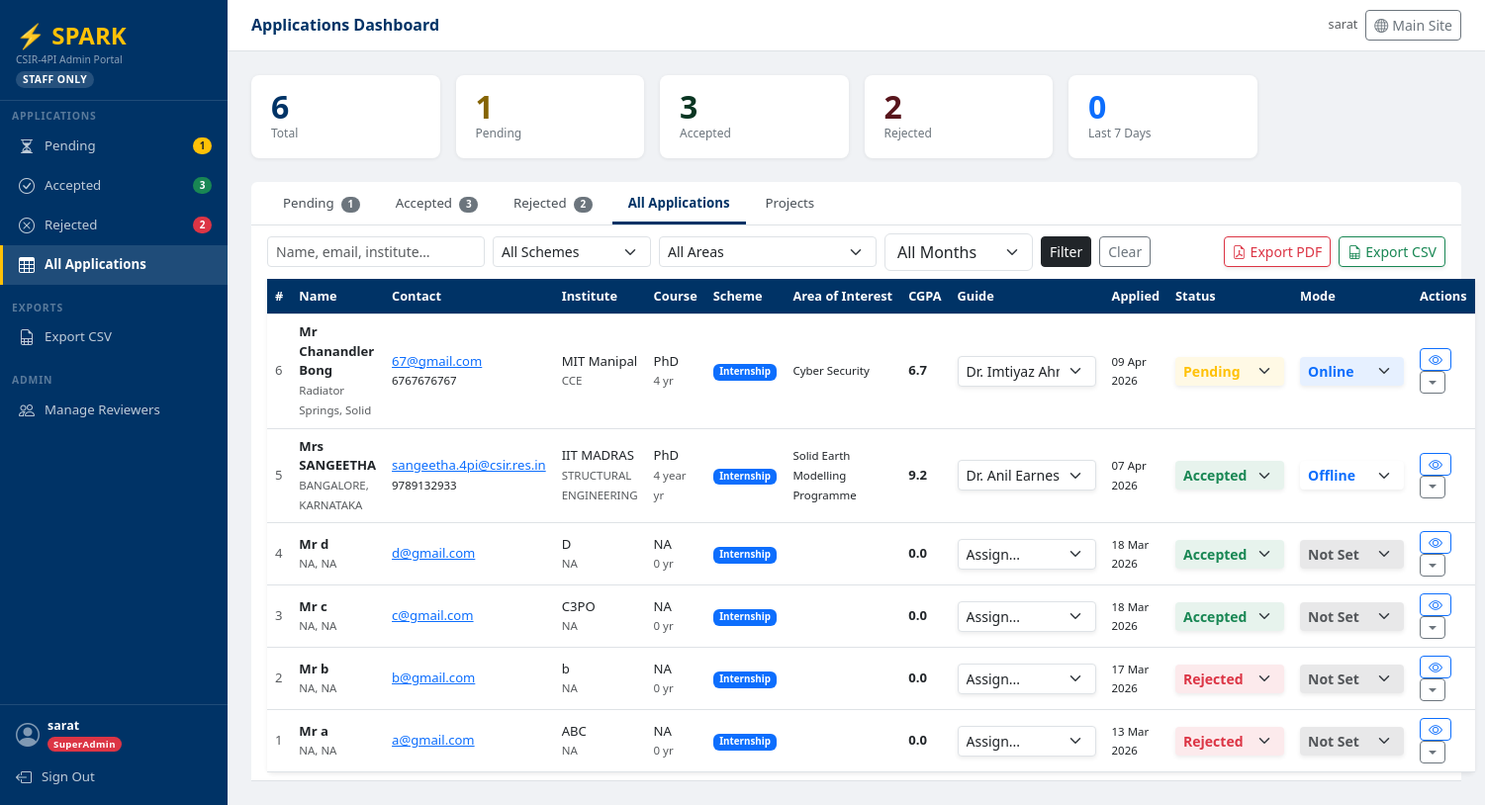
Page /dashboard/?tab=all (signed in) on the committed database.
### applications/models.py (models this page shows, shortened)
class Application(models.Model):
    title       = models.CharField(max_length=5, choices=TITLE_CHOICES, default='Mr')
    full_name   = models.CharField(max_length=200)
    dob         = models.DateField()
    gender      = models.CharField(max_length=10)
    nationality = models.CharField(max_length=100, default='Indian')
    address     = models.TextField()
    city        = models.CharField(max_length=100)
    state       = models.CharField(max_length=100)
    pincode     = models.CharField(max_length=10)
    email       = models.EmailField()
    phone       = models.CharField(max_length=20)
    mobile      = models.CharField(max_length=20)
    course_name         = models.CharField(max_length=200)
    course_other        = models.CharField(max_length=200, blank=True)
    specialization      = models.CharField(max_length=200)
    institute_category  = models.CharField(max_length=50, blank=True)
    institute_name      = models.CharField(max_length=200)
    department          = models.CharField(max_length=200)
    institute_address   = models.TextField()
    course_duration     = models.CharField(max_length=20)
    cgpa                = models.FloatField()
    tenth_percentage    = models.FloatField()
    twelfth_percentage  = models.FloatField()
    highest_degree      = models.CharField(max_length=200)
    prev_specialization = models.CharField(max_length=200, blank=True)
    prev_institute_category = models.CharField(max_length=50, blank=True)
    prev_institute      = models.CharField(max_length=200, blank=True)
    prev_department     = models.CharField(max_length=200, blank=True)
    prev_institute_address = models.TextField(blank=True)
    prev_cgpa           = models.FloatField(null=True, blank=True)
    scheme              = models.CharField(max_length=30, choices=SCHEME_CHOICES, default='Internship')
    internship_from     = models.DateField(null=True, blank=True)
    internship_to       = models.DateField(null=True, blank=True)
    duration_months     = models.PositiveSmallIntegerField(null=True, blank=True)
    area_of_interest    = models.CharField(max_length=200)
    area_other          = models.CharField(max_length=200, blank=True)
    guide_name          = models.CharField(max_length=200)
    guide_designation   = models.CharField(max_length=200)
    guide_department    = models.CharField(max_length=200)
    guide_email         = models.EmailField()
    guide_phone         = models.CharField(max_length=20)
    csir_guide_name     = models.CharField(max_length=200, blank=True)
    project_interest    = models.TextField(blank=True)
    statement           = models.TextField()
    experience          = models.TextField(blank=True)
    other_info          = models.TextField(blank=True)
    resume = models.FileField(upload_to='resumes/', null=True, blank=True)
    status      = models.CharField(max_length=20, choices=APPLICATION_STATUS_CHOICES, default='Pending')
    admin_notes = models.TextField(blank=True, null=True)
    reviewed_by = models.ForeignKey(User, on_delete=models.SET_NULL, null=True, blank=True, related_name='reviewed_apps')
    reviewed_at = models.DateTimeField(null=True, blank=True)
    created_at = models.DateTimeField(auto_now_add=True)
    attendance_mode = models.CharField(max_length=20, null=True, blank=True)

### applications/portal_views.py (the view)
    def wrapper(request, *args, **kwargs):
        if not request.user.is_authenticated:
            return redirect(f'/login/?next={request.path}')
        try:
            is_portal_staff(request.user)
        except PermissionDenied:
            return render(request, 'portal/403.html', status=403)
        return view_func(request, *args, **kwargs)

### applications/templates/dashboard.html (shortened to what this page needs)
{% extends "portal/base_portal.html" %}
{% block page_title %}Applications Dashboard{% endblock %}
{% block content %}
<div class="row g-3 mb-4">
  <div class="col-6 col-md-3 col-xl-2">
    <a href="?tab=all" class="stat-card-link">
      <div class="stat-card">
        <div class="num" style="color:#003366;">{{ stats.total }}</div>
        <div class="lbl">Total</div>
      </div>
    </a>
  </div>
  <div class="col-6 col-md-3 col-xl-2">
    <a href="?tab=pending" class="stat-card-link">
      <div class="stat-card">
        <div class="num" style="color:#856404;">{{ stats.pending }}</div>
        <div class="lbl">Pending</div>
      </div>
    </a>
  </div>
  <div class="col-6 col-md-3 col-xl-2">
    <a href="?tab=accepted" class="stat-card-link">
      <div class="stat-card">
        <div class="num" style="color:#0a3622;">{{ stats.accepted }}</div>
        <div class="lbl">Accepted</div>
      </div>
    </a>
  </div>
  <div class="col-6 col-md-3 col-xl-2">
    <a href="?tab=rejected" class="stat-card-link">
      <div class="stat-card">
        <div class="num" style="color:#58151c;">{{ stats.rejected }}</div>
        <div class="lbl">Rejected</div>
      </div>
    </a>
  </div>
  <div class="col-6 col-md-3 col-xl-2">
    <div class="stat-card">
      <div class="num" style="color:#0d6efd;">{{ stats.recent }}</div>
      <div class="lbl">Last 7 Days</div>
    </div>
  </div>
</div>
<div class="bg-white rounded-top border-bottom mb-0">
  <ul class="nav portal-tabs px-3 pt-1" style="gap:4px;">
    {% for tab_id, tab_label in tab_items %}
    <li class="nav-item">
      <a class="nav-link {% if active_tab == tab_id %}active{% endif %}"
         href="?tab={{ tab_id }}">
        {{ tab_label }}
        {% if tab_id == 'pending'  %}<span class="badge rounded-pill {% if active_tab == 'pending' %}bg-warning text-dark{% else %}bg-secondary{% endif %} ms-1">{{ stats.pending }}</span>{% endif %}
        {% if tab_id == 'accepted' %}<span class="badge rounded-pill {% if active_tab == 'accepted' %}bg-success{% else %}bg-secondary{% endif %} ms-1">{{ stats.accepted }}</span>{% endif %}
        {% if tab_id == 'rejected' %}<span class="badge rounded-pill {% if active_tab == 'rejected' %}bg-danger{% else %}bg-secondary{% endif %} ms-1">{{ stats.rejected }}</span>{% endif %}
      </a>
    </li>
    {% endfor %}
  </ul>
</div>
{% if active_tab != 'projects' %}
  <div class="bg-white border-bottom px-3 py-2 d-flex flex-wrap gap-2 align-items-center">
    <form method="GET" class="d-flex flex-wrap gap-2 align-items-center flex-grow-1" id="filterForm">
      <input type="text" name="q" class="form-control form-control-sm" style="max-width:220px;"
             placeholder="Name, email, institute…" value="{{ q }}">
      <select name="scheme" class="form-select form-select-sm" style="max-width:160px;">
        <option value="">All Schemes</option>
      </select>
      <select name="area" class="form-select form-select-sm" style="max-width:220px;">
        <option value="">All Areas</option>
      </select>
      <select name="month" class="form-select" style="max-width: 150px;">
        <option value="">All Months</option>
      </select>
      <button class="btn btn-sm btn-dark">Filter</button>
      <a href="?tab={{ active_tab }}" class="btn btn-sm btn-outline-secondary">Clear</a>
    </form>
    <div class="ms-auto d-flex gap-2">
    <a href="/portal/export/pdf/?tab={{ active_tab }}&q={{ q }}&scheme={{ scheme }}&area={{ area }}&month={{ month }}"
       class="btn btn-sm btn-outline-danger shadow-sm">
      <i class="bi bi-file-earmark-pdf me-1"></i>Export PDF
    </a>
    <a href="/portal/export/csv/?tab={{ active_tab }}&q={{ q }}&scheme={{ scheme }}&area={{ area }}"
       class="btn btn-sm btn-outline-success shadow-sm">
      <i class="bi bi-file-earmark-spreadsheet me-1"></i>Export CSV
    </a>
  </div>
  <div class="bg-white rounded-bottom shadow-sm">
    <div class="table-responsive" style="min-height: 225px;">
      <table class="table table-hover portal-table mb-0">
        <thead>
          <tr>
            <th style="width:2rem">#</th>
            <th>Name</th>
            <th>Contact</th>
            <th>Institute</th>
            <th>Course</th>
            <th>Scheme</th>
            <th>Area of Interest</th>
            <th>CGPA</th>
            <th>Guide</th>
            <th>Applied</th>
            <th>Status</th>
            <th>Mode</th>
            <th style="width:90px;">Actions</th>
          </tr>
        </thead>
        <tbody>
          {% for app in page_obj %}
          <tr onclick="window.location='/portal/application/{{ app.id }}/'">
            <td class="text-muted">{{ app.id }}</td>
            <td>
              <strong>{{ app.title }} {{ app.full_name }}</strong><br>
              <small class="text-muted">{{ app.city }}, {{ app.state }}</small>
            </td>
            <td>
              <a href="mailto:{{ app.email }}" onclick="event.stopPropagation()">{{ app.email }}</a><br>
              <small>{{ app.mobile }}</small>
            </td>
            <td>{{ app.institute_name }}<br><small class="text-muted">{{ app.department }}</small></td>
            <td>{{ app.course_name }}<br><small class="text-muted">{{ app.course_duration }} yr</small></td>
            <td>
              {% if app.scheme == 'Internship' %}<span class="badge bg-primary">Internship</span>
              {% else %}<span class="badge bg-secondary">Project/Thesis</span>{% endif %}
            </td>
            <td><small>{{ app.area_of_interest }}</small></td>
            <td class="fw-bold">{{ app.cgpa }}</td>
            <td onclick="event.stopPropagation()">
            <form method="POST">
              <select name="guide" class="form-select form-select-sm shadow-sm" onchange="this.form.submit()" style="min-width: 140px;">
                <option value="">Assign...</option>
                {% for guide in guides %}
                  <option value="{{ guide }}" {% if app.csir_guide_name == guide %}selected{% endif %}>
                    {{ guide }}
                  </option>
                {% endfor %}
              </select>
            </form>
          </td>
            <td><small>{{ app.created_at|date:"d M Y" }}</small></td>
            <td onclick="event.stopPropagation()">
              <form method="POST">
                <select name="status" class="form-select form-select-sm shadow-sm border-0 fw-bold
                  {% if app.status == 'Pending' %}text-warning bg-warning bg-opacity-10
                  {% elif app.status == 'Accepted' %}text-success bg-success bg-opacity-10
                  {% else %}text-danger bg-danger bg-opacity-10{% endif %}"
                  onchange="this.form.submit()" style="min-width: 110px;">
                  <option value="Pending" class="text-dark" {% if app.status == 'Pending' %}selected{% endif %}>Pending</option>
                  <option value="Accepted" class="text-dark" {% if app.status == 'Accepted' %}selected{% endif %}>Accepted</option>
                  <option value="Rejected" class="text-dark" {% if app.status == 'Rejected' %}selected{% endif %}>Rejected</option>
                </select>
              </form>
            </td>
            <td onclick="event.stopPropagation()">
              <form method="POST">
                <select name="attendance_mode" class="form-select form-select-sm shadow-sm border-0 fw-bold
                  {% if app.attendance_mode == 'Online' %}text-primary bg-primary bg-opacity-10
                  {% elif app.attendance_mode == 'Offline' %}text-primary bg-none bg-opacity-10
                  {% else %}text-muted shadow-sm border-0 fw-bold bg-dark bg-opacity-10{% endif %}"
                  onchange="this.form.submit()" style="min-width: 105px;">
                  <option value="" class="text-dark">Not Set</option>
                  <option value="Online" class="text-dark" {% if app.attendance_mode == 'Online' %}selected{% endif %}>Online</option>
                  <option value="Offline" class="text-dark" {% if app.attendance_mode == 'Offline' %}selected{% endif %}>Offline</option>
                </select>
              </form>
            </td>
            <td onclick="event.stopPropagation()">
              <a href="/portal/application/{{ app.id }}/" class="btn btn-sm btn-outline-primary py-0 px-2">
                <i class="bi bi-eye"></i>
              </a>
              <div class="dropdown d-inline-block">
                <button class="btn btn-sm btn-outline-secondary py-0 px-2 dropdown-toggle dropdown-toggle-split" data-bs-toggle="dropdown" data-bs-boundary="window"></button>
              </div>
            </td>
          </tr>
          {% endfor %}
        </tbody>
      </table>
    </div>
  </div>
{% endif %}
{% endblock %}

### applications/templates/portal/base_portal.html (shortened to what this page needs)
<!DOCTYPE html>
<html lang="en">
<head>
  <link href="https://cdn.jsdelivr.net/npm/bootstrap@5.3.0/dist/css/bootstrap.min.css" rel="stylesheet">
  <link href="https://cdn.jsdelivr.net/npm/bootstrap-icons@1.11.0/font/bootstrap-icons.css" rel="stylesheet">
</head>
<body>
<div id="sidebar">
  <div class="sidebar-brand">
    <div class="spark">⚡ SPARK</div>
    <div class="sub">CSIR-4PI Admin Portal</div>
    <div class="portal-badge">STAFF ONLY</div>
  </div>
  <div class="sidebar-section">Applications</div>
  {% with p=request.path tab=request.GET.tab %}
  <a href="/portal/dashboard/?tab=pending"
     class="sidebar-link {% if 'dashboard' in p and tab == 'pending' or 'dashboard' in p and not tab %}active{% endif %}">
    <i class="bi bi-hourglass-split"></i> Pending
    {% if stats.pending %}<span class="badge rounded-pill bg-warning text-dark ms-auto">{{ stats.pending }}</span>{% endif %}
  </a>
  <a href="/portal/dashboard/?tab=accepted"
     class="sidebar-link {% if 'dashboard' in p and tab == 'accepted' %}active{% endif %}">
    <i class="bi bi-check-circle"></i> Accepted
    {% if stats.accepted %}<span class="badge rounded-pill bg-success ms-auto">{{ stats.accepted }}</span>{% endif %}
  </a>
  <a href="/portal/dashboard/?tab=rejected"
     class="sidebar-link {% if 'dashboard' in p and tab == 'rejected' %}active{% endif %}">
    <i class="bi bi-x-circle"></i> Rejected
    {% if stats.rejected %}<span class="badge rounded-pill bg-danger ms-auto">{{ stats.rejected }}</span>{% endif %}
  </a>
  <a href="/portal/dashboard/?tab=all"
     class="sidebar-link {% if 'dashboard' in p and tab == 'all' %}active{% endif %}">
    <i class="bi bi-table"></i> All Applications
  </a>
  <div class="sidebar-section mt-2">Exports</div>
  <a href="/portal/export/csv/" class="sidebar-link">
    <i class="bi bi-file-earmark-spreadsheet"></i> Export CSV
  </a>
  {% if user.is_superuser %}
  <div class="sidebar-section mt-2">Admin</div>
  <a href="/portal/users/"
     class="sidebar-link {% if 'users' in p %}active{% endif %}">
    <i class="bi bi-people"></i> Manage Reviewers
  </a>
  {% endif %}
  {% endwith %}
  <div class="sidebar-footer">
    <div class="d-flex align-items-center gap-2 mb-2">
      <i class="bi bi-person-circle fs-4"></i>
      <div>
        <div class="user-name">{{ user.get_full_name|default:user.username }}</div>
        <div>
          {% if user.is_superuser %}
            <span class="role-badge role-superadmin">SuperAdmin</span>
          {% else %}
            <span class="role-badge role-reviewer">Reviewer</span>
          {% endif %}
        </div>
      </div>
    </div>
    <a href="/portal/logout/" class="sidebar-link px-0 py-1" style="border:none;">
      <i class="bi bi-box-arrow-left"></i> Sign Out
    </a>
  </div>
</div>
<div id="main">
  <div id="topbar">
    <h6 class="page-title">{% block page_title %}Dashboard{% endblock %}</h6>
    <div class="d-flex align-items-center gap-2">
      <span class="text-muted small d-none d-md-inline">{{ user.username }}</span>
      <a href="/" class="btn btn-sm btn-outline-secondary" title="Back to main site">
        <i class="bi bi-globe me-1"></i>Main Site
      </a>
    </div>
  </div>
  <div class="content-area">
    {% block content %}{% endblock %}
  </div>
</div>
</body>
</html>

### rows in the picture
Application: status "Pending", pending "1", id "6", title "Mr", full_name "Chanandler Bong", city "Radiator Springs", state "Solid", email "67@gmail.com", mobile "6767676767", institute_name "MIT Manipal", department "CCE", course_name "PhD", course_duration "4", scheme "Internship", area_of_interest "Cyber Security", cgpa "6.7", guide "Dr. Imtiyaz Ahmed Parvez", created_at "09 Apr 2026", attendance_mode "Online"
Application: status "Rejected", rejected "2", id "2", title "Mr", full_name "b", city "NA", state "NA", email "b@gmail.com", institute_name "b", department "NA", course_name "NA", course_duration "0", scheme "Internship", cgpa "0.0", created_at "17 Mar 2026"
Application: id "5", title "Mrs", full_name "SANGEETHA", city "BANGALORE", state "KARNATAKA", email "sangeetha.4pi@csir.res.in", mobile "9789132933", institute_name "IIT MADRAS", department "STRUCTURAL ENGINEERING", course_name "PhD", course_duration "4 year", scheme "Internship", area_of_interest "Solid Earth Modelling Programme", cgpa "9.2", guide "Dr. Anil Earnest", created_at "07 Apr 2026", status "Accepted", attendance_mode "Offline"
Application: id "4", title "Mr", full_name "d", city "NA", state "NA", email "d@gmail.com", institute_name "D", department "NA", course_name "NA", course_duration "0", scheme "Internship", cgpa "0.0", created_at "18 Mar 2026", status "Accepted"
Application: id "3", title "Mr", full_name "c", city "NA", state "NA", email "c@gmail.com", institute_name "C3PO", department "NA", course_name "NA", course_duration "0", scheme "Internship", cgpa "0.0", created_at "18 Mar 2026", status "Accepted"
Application: id "1", title "Mr", full_name "a", city "NA", state "NA", email "a@gmail.com", institute_name "ABC", department "NA", course_name "NA", course_duration "0", scheme "Internship", cgpa "0.0", created_at "13 Mar 2026", status "Rejected"

### other values in the picture
{{ stats.pending }} "1"
{{ stats.accepted }} "3"
{{ stats.rejected }} "2"
{{ user.get_full_name|default:user.username }} "sarat"
{{ user.username }} "sarat"
{{ stats.total }} "6"
{{ stats.recent }} "0"
{{ tab_label }} "Accepted" "All Applications" "Projects"
